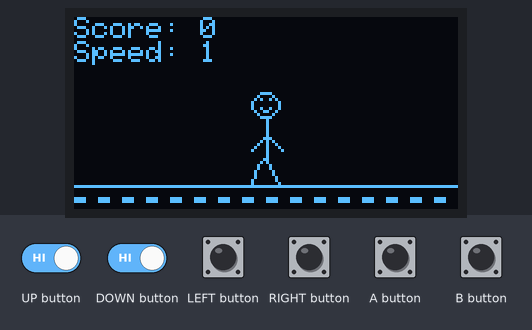
The sketch below on a simulated Arduboy, built with avr-gcc and run on an emulated ATmega32U4. On the bench: 128×64 one-colour display. Inputs (shaded band) come from the test bench.

Above: at 1.2 s.
1.3 s: A button pressed for 0.15 s
At 1.45 s:
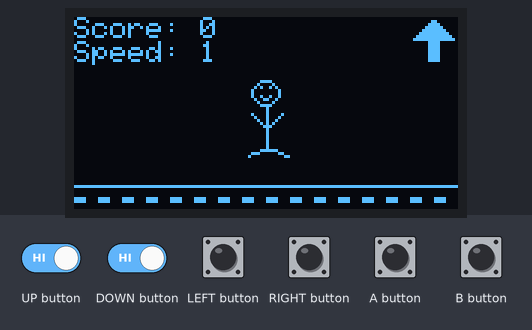
2.0 s: UP button driven LOW and DOWN button driven LOW
4.6 s: DOWN button set HIGH
At 6.74 s:
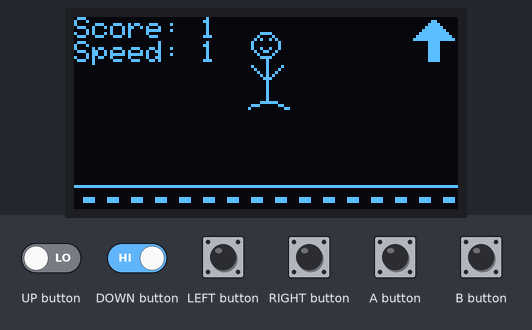
7.3 s: RIGHT button pressed for 0.15 s
At 8.0 s:
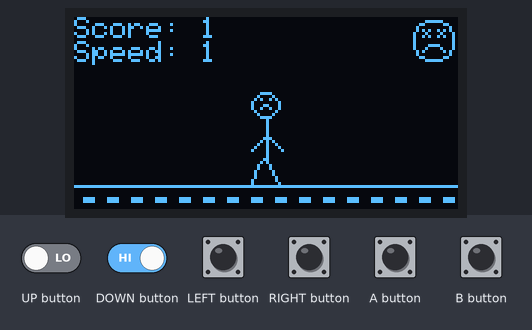
8.9 s: B button pressed for 0.15 s
At 8.98 s:
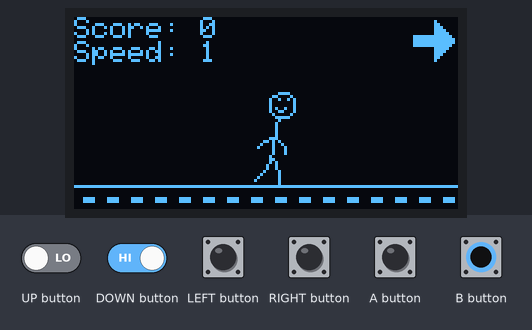

Measured:
- after the input at 1.3 s, the display: first changes after 0.05 s (image 1 shows a later state)
- after the input at 7.3 s, the display: first differs from a run without the input after 0.13 s (image 3)
- after the input at 8.9 s, the display: first changes at once (image 4 shows a later state)

The sketch:

MemoryRhythm.ino
```cpp
#include <Arduboy2.h>
#include <Sprites.h>
#include <ArduboyTones.h>
#include "graphics.h"

static const uint8_t actionButtons[] = {0, UP_BUTTON, DOWN_BUTTON, LEFT_BUTTON, RIGHT_BUTTON, A_BUTTON, B_BUTTON};
static const uint8_t ACTION_IDLE = 0;
static const uint8_t ACTION_JUMP = 1;
static const uint8_t ACTION_DUCK = 2;
static const uint8_t ACTION_SLIDE_LEFT = 3;
static const uint8_t ACTION_SLIDE_RIGHT = 4;
static const uint8_t ACTION_RAISE_LEFT = 5;
static const uint8_t ACTION_RAISE_RIGHT = 6;
static const uint8_t ACTION_DONE = 7;

static const uint8_t STATE_MAINMENU = 0;
static const uint8_t STATE_LEARN = 1;
static const uint8_t STATE_PLAY = 2;
static const uint8_t STATE_DONE = 3;

//Using Arduboy2 instead of Arduboy2Base for now so I can use arduboy.print for debug info
Arduboy2 arduboy;
ArduboyTones tones(arduboy.audio.enabled);
Sprites sprites;
//notes starts at 208hz since below that can't be heard well on the Arduboy's tiny piezo
//notes stops at 7902hz for similar reasons
//I've also removed all the sharps/flats to keep it to normal notes for increased pitch as the player progresses
//5 octaves with 7 notes per octave and 6 actions to perform leaving 1 note for the interim beat.
uint16_t notes[] =
{
	 262, 294, 330, 349, 392, 440, 494, //octave 0
	 523, 587, 659, 698, 784, 880, 988, //octave 1
	1047,1175,1319,1397,1568,1760,1976, //octave 2
	2093,2349,2637,2794,3136,3520,3951, //octave 3
	4186,4699,5274,5588,6272,7040,7902  //octave 4
};
uint8_t jumpOffsets[] =
{
	4, 8, 11, 14, 16, 18, 19, 20,
	20, 19, 18, 16, 14, 11, 8, 4
};

uint32_t startSeed;
uint32_t currentSeed;
uint32_t score = 0;
uint8_t octave = 0;
uint8_t action = ACTION_IDLE;
uint8_t actionDuration = 0;
uint8_t actionRate = 5;
uint8_t increaseRate = 6 - actionRate;
int8_t roadOffset = 0;
uint8_t state = STATE_DONE;
uint8_t numMoves = 3;
uint8_t currentMove = 0;

void randomize()
{
	currentSeed ^= currentSeed << 13;
	currentSeed ^= currentSeed >> 7;
	currentSeed ^= currentSeed << 17;
}

void setup()
{
	arduboy.begin();
	arduboy.clear();
	arduboy.setFrameRate(60);
	startSeed = currentSeed = arduboy.generateRandomSeed();
}

void loop()
{
	if (!arduboy.nextFrame())
		return;
	if (actionDuration == 0)
	{
		if (state == STATE_LEARN)
		{
			randomize();
			action = (currentSeed >> 1) % 6 + 1;
			actionDuration = 16;
			tones.tone(notes[action - 1 + octave * 7] + TONE_HIGH_VOLUME);
		}
		else if (state == STATE_PLAY)
		{
			action = 0;
			arduboy.pollButtons();
			for (uint8_t i = 1; i < 7; ++i)
			{
				if (arduboy.justPressed(actionButtons[i]))
					action = i;
			}
			if (action != 0)
			{
				randomize();
				if (action == (currentSeed >> 1) % 6 + 1)
				{
					tones.tone(notes[action - 1 + octave * 7] + TONE_HIGH_VOLUME);
					actionDuration = 16;
					++score;
				}
				else
				{
					state = STATE_DONE;
					action = ACTION_DONE;
				}
			}
		}
		else if (state == STATE_DONE)
		{
			if (!tones.playing())
				tones.tone(notes[4] + TONE_HIGH_VOLUME, 100, notes[2] + TONE_HIGH_VOLUME, 100, notes[0] + TONE_HIGH_VOLUME, 100);
			arduboy.pollButtons();
			if (arduboy.justPressed(A_BUTTON|B_BUTTON))
			{
				startSeed = currentSeed = arduboy.generateRandomSeed();
				score = 0;
				octave = 0;
				action = ACTION_IDLE;
				actionDuration = 0;
				actionRate = 5;
				increaseRate = (6 - actionRate) * 2;
				state = STATE_LEARN;
				numMoves = 3;
				currentMove = 0;
			}
		}
	}
	else if (arduboy.everyXFrames(actionRate))
	{
		--actionDuration;
		if (actionDuration <= 4)
		{
			tones.noTone();
			if (action != ACTION_JUMP) //end ducking animation slightly early
				action = ACTION_IDLE;
		}
		if (action == ACTION_SLIDE_LEFT)
			--roadOffset;
		else if (action == ACTION_SLIDE_RIGHT)
			++roadOffset;
		if (actionDuration == 0)
		{
			++currentMove;
			if (currentMove == numMoves)
			{
				if (state == STATE_PLAY)
				{
					score += numMoves;
					++numMoves;
					--increaseRate;
					if (increaseRate == 0 && actionRate > 1)
					{
						--actionRate;
						++octave;
						increaseRate = 6 - actionRate;
					}
					state = STATE_LEARN;
				}
				else
					state = STATE_PLAY;
				currentMove = 0;
				currentSeed = startSeed;
			}
		}
	}
	if (roadOffset < 0)
		roadOffset += 8;
	else if (roadOffset >= 8)
		roadOffset -= 8;
	//Draw some debug info
	arduboy.setCursor(0, 0);
	//Always surround constant strings in F() in order to put them in PROGMEM and save precious RAM
	arduboy.print(F("Score: "));
	arduboy.println(score);
	arduboy.print(F("Speed: "));
	arduboy.println(6 - actionRate);
	//Draw the current action
	sprites.drawSelfMasked(112, 0, icons, action);
	//Draw the sprite
	if (action == ACTION_JUMP)
		sprites.drawSelfMasked(52, 24 - jumpOffsets[actionDuration], sprite, action);
	else
		sprites.drawSelfMasked(52, 24, sprite, action);
	//The screen is 16 tiles wide meaning at most 17 can be visible
	for (uint8_t i = 0; i <= 17; ++i)
		sprites.drawSelfMasked(i * 8 - roadOffset, 56, road, 0);
	arduboy.display(CLEAR_BUFFER);
}
```

Source omitted: graphics.h (data table, 6707 bytes)
